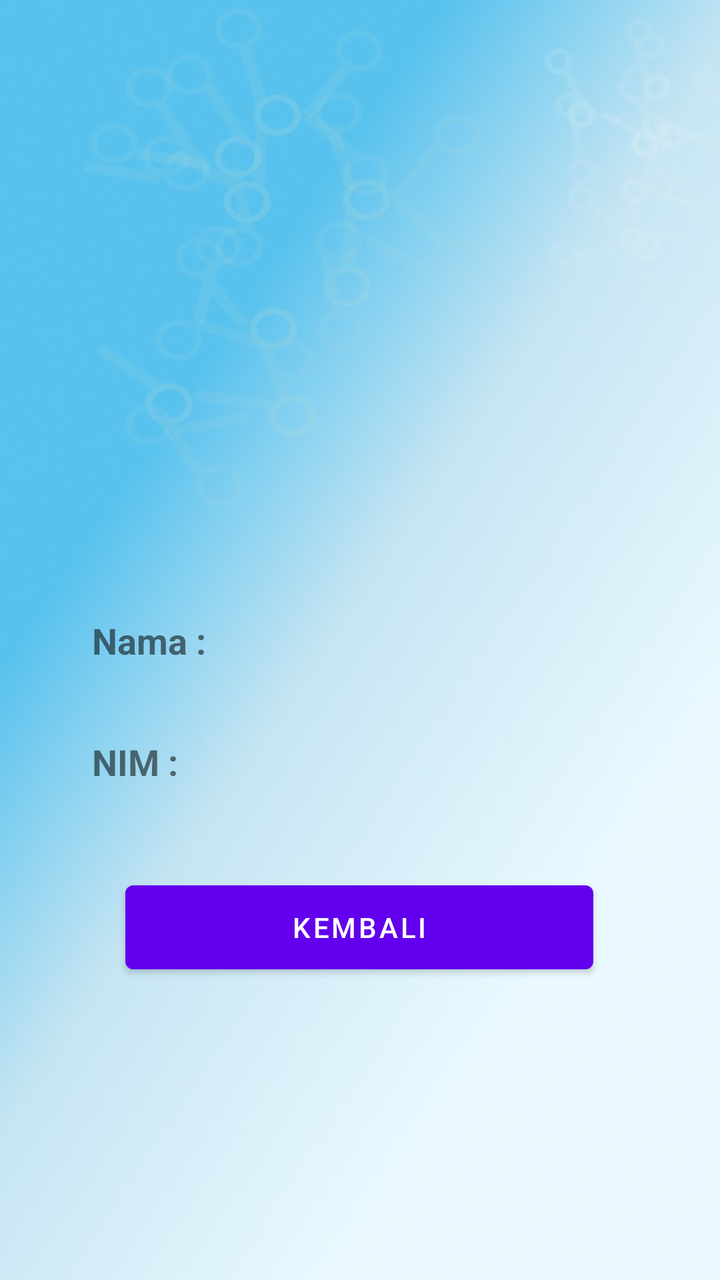
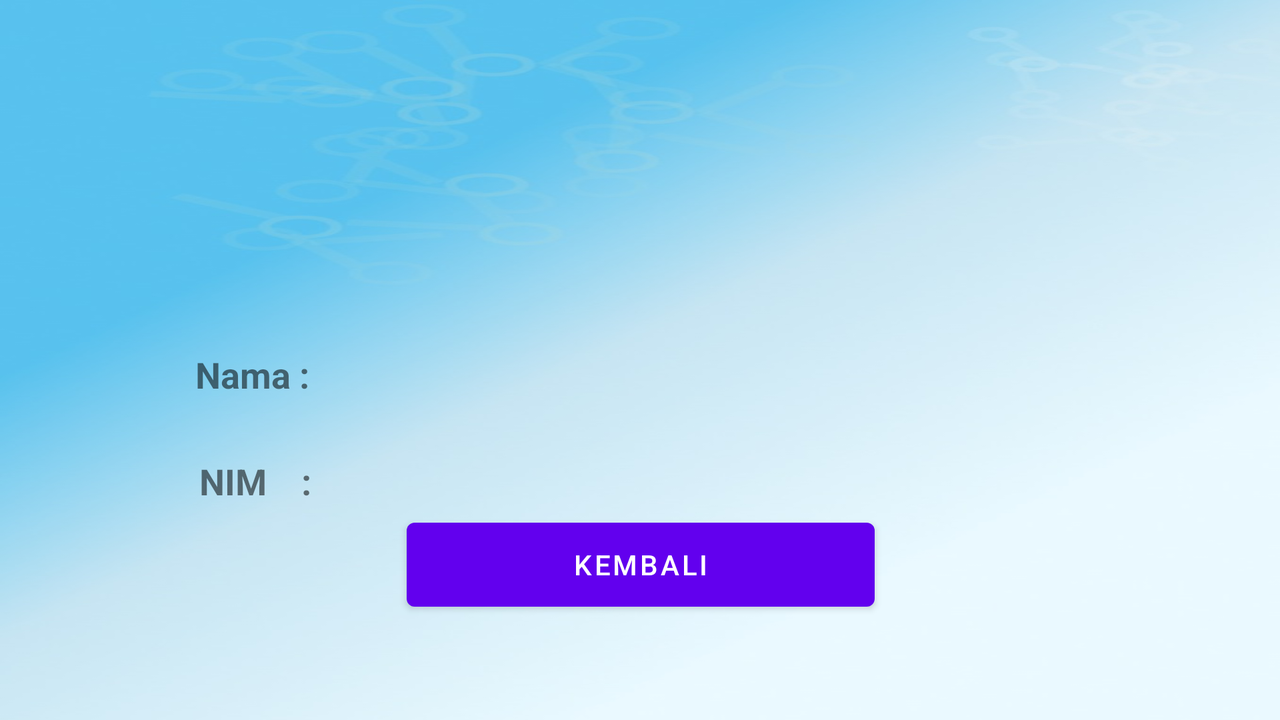

One screen, two layout resources from the same app: the default and the repository's alternative for another configuration. Each is rendered where Android would select it; the XML of both is given below.
<!-- AndroidManifest.xml: application theme Theme.Salsalia -->
<!-- res/layout/activity_profile_parsing_data.xml -->
<?xml version="1.0" encoding="utf-8"?>
<androidx.constraintlayout.widget.ConstraintLayout xmlns:android="http://schemas.android.com/apk/res/android"
    xmlns:app="http://schemas.android.com/apk/res-auto"
    xmlns:tools="http://schemas.android.com/tools"
    android:layout_width="match_parent"
    android:layout_height="match_parent"
    android:background="@drawable/background"
    tools:context=".activity_profile_parsing_data">

    
    
    
    
    
    
    <ImageView
        android:id="@+id/imageView"
        android:layout_width="422dp"
        android:layout_height="225dp"
        android:src="@drawable/potoku"
        app:layout_constraintBottom_toBottomOf="parent"
        app:layout_constraintEnd_toEndOf="parent"
        app:layout_constraintStart_toStartOf="parent"
        app:layout_constraintTop_toTopOf="parent"
        app:layout_constraintVertical_bias="0.116"
        android:contentDescription="TODO" />

    
    
    <LinearLayout
        android:id="@+id/ll1"
        android:layout_width="match_parent"
        android:layout_height="wrap_content"
        android:layout_margin="10dp"
        app:layout_constraintBottom_toBottomOf="parent"
        app:layout_constraintTop_toBottomOf="@+id/imageView"
        app:layout_constraintVertical_bias="0.077"
        tools:layout_editor_absoluteX="16dp">

        
        
        
        
        
        
        <TextView
            android:id="@+id/textView"
            android:layout_width="wrap_content"
            android:layout_height="wrap_content"
            android:layout_marginStart="36dp"
            android:text="@string/nama"
            android:textSize="18sp"
            android:textStyle="bold"
            app:layout_constraintBottom_toBottomOf="parent"
            app:layout_constraintStart_toStartOf="parent"
            app:layout_constraintTop_toBottomOf="@+id/imageView"
            app:layout_constraintVertical_bias="0.181" />

        
        
        
        
        
        
        <TextView
            android:id="@+id/tv_nama"
            android:layout_width="wrap_content"
            android:layout_height="wrap_content"
            android:layout_marginStart="36dp"
            android:textSize="18sp"
            android:textStyle="bold"
            app:layout_constraintBottom_toBottomOf="parent"
            app:layout_constraintStart_toStartOf="parent"
            app:layout_constraintTop_toBottomOf="@+id/imageView" />

    </LinearLayout>

    
    
    <LinearLayout
        android:id="@+id/linearLayout"
        android:layout_width="match_parent"
        android:layout_height="wrap_content"
        android:layout_margin="10dp"
        app:layout_constraintBottom_toBottomOf="parent"
        app:layout_constraintTop_toBottomOf="@+id/ll1"
        app:layout_constraintVertical_bias="0.1"
        tools:layout_editor_absoluteX="16dp">

        
        
        
        
        
        
        <TextView
            android:layout_width="wrap_content"
            android:layout_height="wrap_content"
            android:layout_marginStart="36dp"
            android:text="@string/nim"
            android:textSize="18sp"
            android:textStyle="bold"
            app:layout_constraintBottom_toBottomOf="parent"
            app:layout_constraintStart_toStartOf="parent"
            app:layout_constraintTop_toBottomOf="@+id/tv_nama" />

        
        
        
        
        
        
        
        <TextView
            android:id="@+id/tv_nim"
            android:layout_width="wrap_content"
            android:layout_height="wrap_content"
            android:layout_marginStart="36dp"
            android:textSize="18sp"
            android:textStyle="bold"
            app:layout_constraintBottom_toBottomOf="parent"
            app:layout_constraintStart_toStartOf="parent"
            app:layout_constraintTop_toBottomOf="@+id/tv_nama" />

    </LinearLayout>

    
    
    
    
    
    <Button
        android:id="@+id/button"
        android:layout_width="234dp"
        android:layout_height="54dp"
        android:layout_marginBottom="16dp"
        android:text="@string/kembali"
        app:layout_constraintBottom_toBottomOf="parent"
        app:layout_constraintEnd_toEndOf="parent"
        app:layout_constraintHorizontal_bias="0.497"
        app:layout_constraintStart_toStartOf="parent"
        app:layout_constraintTop_toBottomOf="@+id/linearLayout"
        app:layout_constraintVertical_bias="0.247" />
</androidx.constraintlayout.widget.ConstraintLayout>
<!-- resources referenced by this layout -->
<resources>
  <!-- drawable background: jpeg bitmap (drawable-v24, 31852 bytes) -->
  <string name="kembali">Kembali</string>
  <string name="nama">Nama :</string>
  <string name="nim">NIM :</string>
  <style name="Theme.Salsalia" parent="Theme.MaterialComponents.DayNight.DarkActionBar">
          
          <item name="colorPrimary">@color/purple_500</item>
          <item name="colorPrimaryVariant">@color/purple_700</item>
          <item name="colorOnPrimary">@color/white</item>
          
          <item name="colorSecondary">@color/teal_200</item>
          <item name="colorSecondaryVariant">@color/teal_700</item>
          <item name="colorOnSecondary">@color/black</item>
          
          <item name="android:statusBarColor" tools:targetApi="l">?attr/colorPrimaryVariant</item>
          
      </style>
</resources>
<!-- res/layout-land/activity_profile_parsing_data.xml (the repository's variant of the layout above) -->
<!-- drawn on the phone turned sideways -->
<?xml version="1.0" encoding="utf-8"?>
<androidx.constraintlayout.widget.ConstraintLayout xmlns:android="http://schemas.android.com/apk/res/android"
    xmlns:app="http://schemas.android.com/apk/res-auto"
    xmlns:tools="http://schemas.android.com/tools"
    android:layout_width="match_parent"
    android:layout_height="match_parent"
    android:background="@drawable/background"
    tools:context=".activity_profile_parsing_data">

    
    
    
    
    
    
    <ImageView
        android:id="@+id/imageView"
        android:layout_width="234dp"
        android:layout_height="135dp"
        android:src="@drawable/potoku"
        app:layout_constraintBottom_toBottomOf="parent"
        app:layout_constraintEnd_toEndOf="parent"
        app:layout_constraintStart_toStartOf="parent"
        app:layout_constraintTop_toTopOf="parent"
        app:layout_constraintVertical_bias="0.116" />

    
    
    
    
    
    
    <Button
        android:id="@+id/button"
        android:layout_width="234dp"
        android:layout_height="54dp"
        android:layout_marginBottom="16dp"
        android:text="Kembali"
        app:layout_constraintBottom_toBottomOf="parent"
        app:layout_constraintEnd_toEndOf="parent"
        app:layout_constraintHorizontal_bias="0.501"
        app:layout_constraintStart_toStartOf="parent"
        app:layout_constraintTop_toBottomOf="@+id/linearLayout"
        app:layout_constraintVertical_bias="0.0" />

    
    
    <LinearLayout
        android:id="@+id/ll1"
        android:layout_width="520dp"
        android:layout_height="35dp"
        android:layout_margin="10dp"
        app:layout_constraintBottom_toBottomOf="parent"
        app:layout_constraintEnd_toEndOf="parent"
        app:layout_constraintHorizontal_bias="0.515"
        app:layout_constraintStart_toStartOf="parent"
        app:layout_constraintTop_toBottomOf="@+id/imageView"
        app:layout_constraintVertical_bias="0.028">

        
        
        
        
        
        <TextView
            android:id="@+id/textView"
            android:layout_width="wrap_content"
            android:layout_height="wrap_content"
            android:layout_marginStart="36dp"
            android:text="Nama : "
            android:textSize="18dp"
            android:textStyle="bold"
            app:layout_constraintBottom_toBottomOf="parent"
            app:layout_constraintStart_toStartOf="parent"
            app:layout_constraintTop_toBottomOf="@+id/imageView"
            app:layout_constraintVertical_bias="0.181" />

        
        
        
        
        
        <TextView
            android:id="@+id/tv_nama"
            android:layout_width="wrap_content"
            android:layout_height="wrap_content"
            android:layout_marginStart="36dp"
            android:textSize="18dp"
            android:textStyle="bold"
            app:layout_constraintBottom_toBottomOf="parent"
            app:layout_constraintStart_toStartOf="parent"
            app:layout_constraintTop_toBottomOf="@+id/imageView" />

    </LinearLayout>

    
    
    <LinearLayout
        android:id="@+id/linearLayout"
        android:layout_width="515dp"
        android:layout_height="27dp"
        android:layout_margin="10dp"
        app:layout_constraintBottom_toBottomOf="parent"
        app:layout_constraintEnd_toEndOf="parent"
        app:layout_constraintHorizontal_bias="0.511"
        app:layout_constraintStart_toStartOf="parent"
        app:layout_constraintTop_toBottomOf="@+id/ll1"
        app:layout_constraintVertical_bias="0.081">

        
        
        
        
        
        <TextView
            android:layout_width="wrap_content"
            android:layout_height="wrap_content"
            android:layout_marginStart="36dp"
            android:text="NIM    : "
            android:textSize="18dp"
            android:textStyle="bold"
            app:layout_constraintBottom_toBottomOf="parent"
            app:layout_constraintStart_toStartOf="parent"
            app:layout_constraintTop_toBottomOf="@+id/tv_nama" />

        
        
        
        
        
        
        <TextView
            android:id="@+id/tv_nim"
            android:layout_width="wrap_content"
            android:layout_height="wrap_content"
            android:layout_marginStart="36dp"
            android:textSize="18dp"
            android:textStyle="bold"
            app:layout_constraintBottom_toBottomOf="parent"
            app:layout_constraintStart_toStartOf="parent"
            app:layout_constraintTop_toBottomOf="@+id/tv_nama" />

    </LinearLayout>
</androidx.constraintlayout.widget.ConstraintLayout>
<!-- resources referenced by the variant -->
<!-- as the phone turned sideways resolves them -->
<resources>
  <!-- drawable background: jpeg bitmap (drawable-v24, 31852 bytes) -->
  <style name="Theme.Salsalia" parent="Theme.MaterialComponents.DayNight.DarkActionBar">
          
          <item name="colorPrimary">@color/purple_500</item>
          <item name="colorPrimaryVariant">@color/purple_700</item>
          <item name="colorOnPrimary">@color/white</item>
          
          <item name="colorSecondary">@color/teal_200</item>
          <item name="colorSecondaryVariant">@color/teal_700</item>
          <item name="colorOnSecondary">@color/black</item>
          
          <item name="android:statusBarColor" tools:targetApi="l">?attr/colorPrimaryVariant</item>
          
      </style>
</resources>
